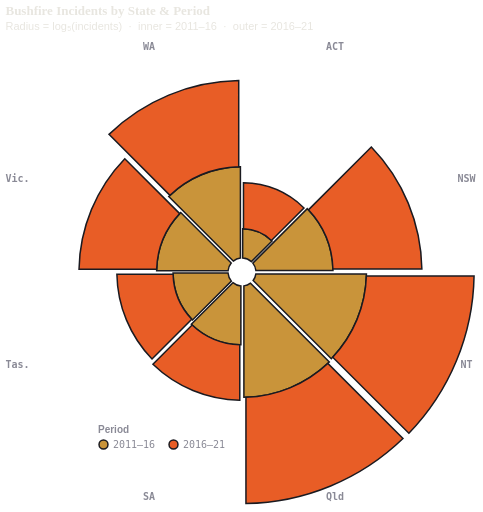

This figure's Vega-Lite source:
### Vega-Lite specification from a JSON file in a GitHub repository (floating-point values rounded to 4 significant figures)
{"$schema": "https://vega.github.io/schema/vega-lite/v5.json", "description": "Polar chart of Australian bushfire incidents by state, log base-5 scaled radius, styled for dark fire-theme website.", "title": {"text": "Bushfire Incidents by State & Period", "subtitle": "Radius = log₅(incidents)  ·  inner = 2011–16  ·  outer = 2016–21", "anchor": "start", "fontSize": 13, "subtitleFontSize": 11, "font": "'Playfair Display', serif", "subtitleFont": "'DM Sans', sans-serif", "color": "#e8e6e0", "subtitleColor": "#e8e6e0", "offset": 10}, "background": "transparent", "width": 300, "height": 270, "data": {"values": [{"State": "ACT", "Period": "2011–16", "Incidents": 17, "Log5": 1.76}, {"State": "ACT", "Period": "2016–21", "Incidents": 87, "Log5": 2.775}, {"State": "NSW", "Period": "2011–16", "Incidents": 1766, "Log5": 4.645}, {"State": "NSW", "Period": "2016–21", "Incidents": 5635, "Log5": 5.366}, {"State": "NT", "Period": "2011–16", "Incidents": 45565, "Log5": 6.665}, {"State": "NT", "Period": "2016–21", "Incidents": 34718, "Log5": 6.496}, {"State": "Qld", "Period": "2011–16", "Incidents": 49902, "Log5": 6.721}, {"State": "Qld", "Period": "2016–21", "Incidents": 30323, "Log5": 6.412}, {"State": "SA", "Period": "2011–16", "Incidents": 302, "Log5": 3.548}, {"State": "SA", "Period": "2016–21", "Incidents": 217, "Log5": 3.343}, {"State": "Tas.", "Period": "2011–16", "Incidents": 208, "Log5": 3.316}, {"State": "Tas.", "Period": "2016–21", "Incidents": 234, "Log5": 3.39}, {"State": "Vic.", "Period": "2011–16", "Incidents": 1025, "Log5": 4.307}, {"State": "Vic.", "Period": "2016–21", "Incidents": 1878, "Log5": 4.684}, {"State": "WA", "Period": "2011–16", "Incidents": 7022, "Log5": 5.503}, {"State": "WA", "Period": "2016–21", "Incidents": 4334, "Log5": 5.203}]}, "layer": [{"mark": {"type": "arc", "innerRadius": 14, "stroke": "#1a1a20", "strokeWidth": 1.5}, "encoding": {"theta": {"field": "State", "type": "nominal", "sort": ["ACT", "NSW", "NT", "Qld", "SA", "Tas.", "Vic.", "WA"], "stack": true, "band": 1}, "radius": {"field": "Log5", "type": "quantitative", "scale": {"type": "linear", "domain": [0, 7.0], "rangeMin": 14, "rangeMax": 130}}, "color": {"field": "Period", "type": "nominal", "scale": {"domain": ["2011–16", "2016–21"], "range": ["#c9943a", "#e85d26"]}, "legend": {"title": "Period", "orient": "bottom", "direction": "horizontal", "titleFontSize": 10, "titleFont": "'DM Sans', sans-serif", "titleColor": "#8a8a96", "labelFont": "'DM Mono', monospace", "labelFontSize": 10, "labelColor": "#8a8a96", "symbolSize": 80, "symbolType": "circle", "offset": 12, "padding": 6, "titlePadding": 4}}, "opacity": {"condition": {"param": "hover", "value": 1}, "value": 0.85}, "order": {"field": "Period", "sort": ["2011–16", "2016–21"]}, "tooltip": [{"field": "State", "type": "nominal", "title": "State"}, {"field": "Period", "type": "nominal", "title": "Period"}, {"field": "Incidents", "type": "quantitative", "title": "Incidents", "format": ","}]}, "params": [{"name": "hover", "select": {"type": "point", "on": "mouseover", "clear": "mouseout"}}]}, {"transform": [{"filter": {"field": "Period", "equal": "2016–21"}}], "mark": {"type": "text", "fontSize": 10, "fontWeight": "bold", "font": "'DM Mono', monospace", "color": "#8a8a96", "radiusOffset": 100}, "encoding": {"theta": {"field": "State", "type": "nominal", "sort": ["ACT", "NSW", "NT", "Qld", "SA", "Tas.", "Vic.", "WA"], "stack": true, "band": 0.5}, "radius": {"value": 143}, "text": {"field": "State", "type": "nominal"}}}], "view": {"stroke": "transparent", "fill": "transparent"}, "config": {"background": "transparent", "arc": {"padAngle": 0.03}, "font": "'DM Sans', sans-serif", "legend": {"orient": "bottom", "direction": "horizontal", "titleColor": "#8a8a96", "labelColor": "#8a8a96", "titleFont": "'DM Sans', sans-serif", "labelFont": "'DM Mono', monospace", "titleFontSize": 10, "labelFontSize": 10, "symbolSize": 80, "symbolType": "circle", "offset": 12}}}
